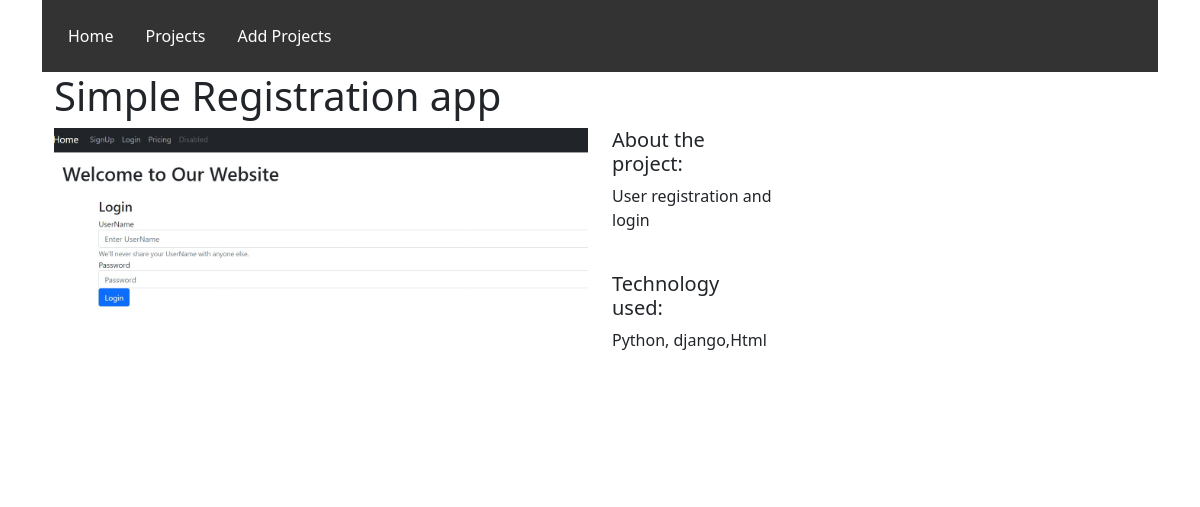
Screenshot of /3/ with the database file from the repository.
### portfolio/models.py (models this page shows, shortened)
class Project(models.Model):
    title = models.CharField(max_length=100)
    description = models.TextField()
    technology = models.CharField(max_length=20)
    link = models.URLField()
    image = models.FileField(upload_to="project_images/", blank=True)

### portfolio/views.py (the view)
# urls.py: path("<int:pk>/", project_detail, name="project_detail"),
def project_detail(request, pk):
    projects = Project.objects.get(pk=pk)
    return render(request, 'details.html', {'project': projects})

### portfolio/templates/details.html
{% extends "base.html" %}
{% load static %}
{% block content %}
<h1>{{ project.title }}</h1>
<div class="row">
    <div class="col-md-6">
        {% if project.image %}
            <img src="{{ project.image.url }}" width="100%">
        {% endif %}
    </div>
    <div class="col-md-2">
        <h5>About the project:</h5>
        <p>{{ project.description }}</p>
        <br>
        <h5>Technology used:</h5>
        <p>{{ project.technology }}</p>
    </div>
</div>
{% endblock %}

### rows the page displays
Project: title "Simple Registration app", image (picture), description "User registration and login", technology "Python, django,Html"
